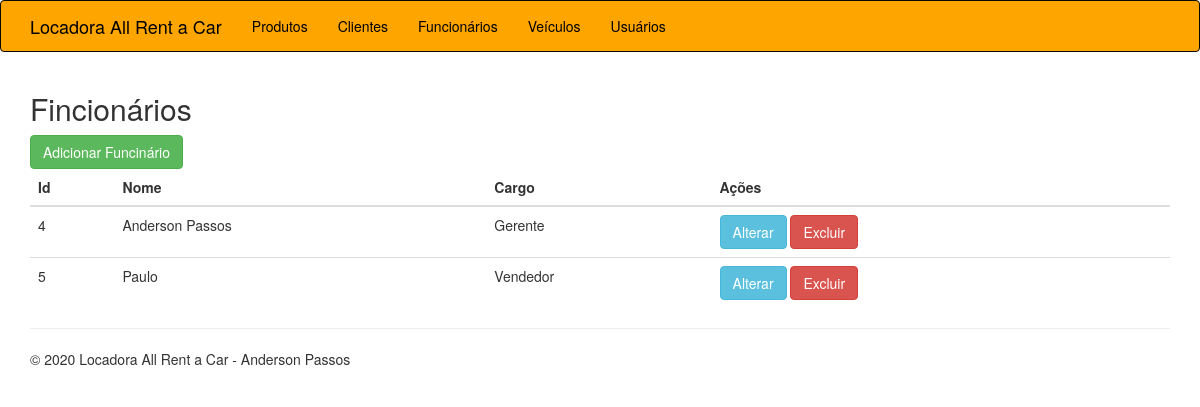
/funcionarios.php, run on the app's committed database.
### tables this page shows
CREATE TABLE `tb_funcionarios` (
  `id` int(11) NOT NULL,
  `funcionario` varchar(30) NOT NULL,
  `cargo` varchar(15) NOT NULL
);

### classes/Funcionario.php (called while the page is built, shortened)
<?php
class Funcionario{
    public function listar(){
        $query = "SELECT id, funcionario, cargo FROM tb_funcionarios";
        $conexao = new PDO("mysql:host=127.0.0.1;dbname=banco","root","");
        $resultado = $conexao->query($query);
        $lista = $resultado->fetchAll();
        return $lista;
    }
}

### funcionarios.php (the view)
<?php
require_once 'classes/Funcionario.php';
$funcinario = new Funcionario();
$lista = $funcinario->listar();
require_once 'cabecalho.php';
?>
<h2>Fincionários</h2>
<a href="funcionarios-criar.php" class="btn btn-success">Adicionar Funcinário</a>
<br>
<table class="table">
    <thead>
        <th>Id</th>
        <th>Nome</th>
        <th>Cargo</th>
        <th>Ações</th>
    </thead>
    <tbody>
        <?php foreach($lista as $linha){ ?>
            <tr>
                <td><?php echo $linha['id'];?></td>
                <td><?php echo $linha['funcionario'];?></td>
                <td><?php echo $linha['cargo'];?></td>
                <td>
                    <a href="funcionarios-editar.php?CODIGO=<?php echo $linha['id'];?>" class="btn btn-info">  Alterar </a>
                    <a href="funcionarios-excluir.php?CODIGO=<?php echo $linha['id'];?>" class ="btn btn-danger"> Excluir </a>
                </td>
            </tr>
    <?php }?>
    </tbody>
    </table>
<?php
require_once 'rodape.php';
?>

### data on the page
tb_funcionarios: id "4", funcionario "Anderson Passos", cargo "Gerente"
tb_funcionarios: id "5", funcionario "Paulo", cargo "Vendedor"
